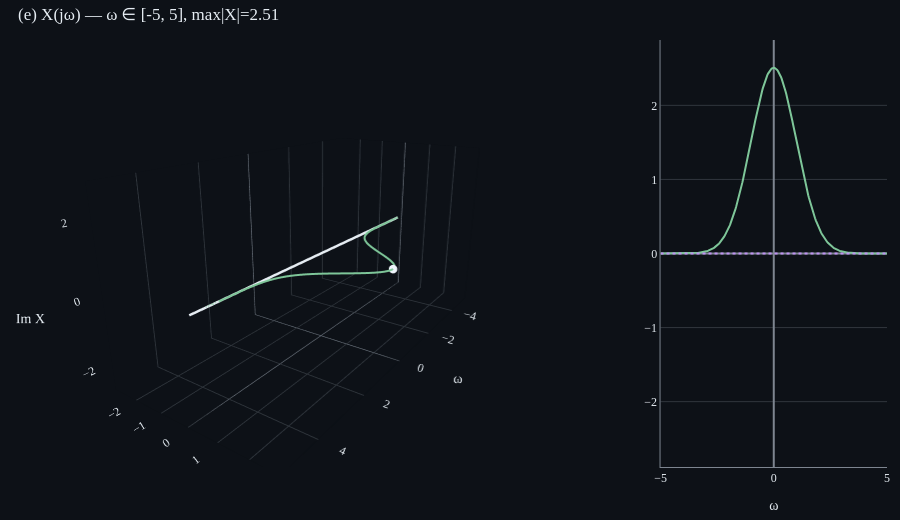

The notebook cell this image was saved under:
### Markdown cell above
### F3 — Gaussian `e^(-t²/2)` (자기쌍대)

X(jω) = √(2π)·e^(-ω²/2). X도 가우시안. 짝함수 → 실수. trail이 ω=0에서 피크.

### Code cell
sig = signals.gaussian(sigma=1.0)
an = FourierAnalyzer(sig, t_min=-8.0, t_max=8.0, n_samples=2000)
omegas, X = an.spectrum(omega_min=-5.0, omega_max=5.0, n_omega=300)

p = SpectrumPlot(view='re_im', show_inset=True)
p.show_spectrum(omegas, X)
p.figure.show()

### Figure 1 — Plotly figure (JSON) as saved in the notebook; plotly's stock layout.template omitted (floating-point values rounded to 4 significant figures; data arrays with more than 128 entries replaced by an {"elided": "..."} marker saying what was removed)
{"data": [{"line": {"color": "#e6edf3", "width": 5}, "mode": "lines", "name": "t-axis", "opacity": 1, "scene": "scene", "showlegend": false, "type": "scatter3d", "x": [-5, 5], "y": [0, 0], "z": [0, 0]}, {"line": {"color": "#7ec699", "width": 4}, "mode": "lines", "name": "X(jω)", "type": "scatter3d", "x": {"elided": "300 float values"}, "y": {"elided": "300 float values"}, "z": {"elided": "300 float values"}}, {"marker": {"color": "#f0f6fc", "size": 5}, "mode": "markers", "name": "ω=0", "type": "scatter3d", "x": [-0.01672], "y": [2.506], "z": [-3.469e-18]}, {"line": {"color": "#7ec699", "width": 2}, "mode": "lines", "name": "Re X", "type": "scatter", "x": {"elided": "300 float values"}, "xaxis": "x", "y": {"elided": "300 float values"}, "yaxis": "y"}, {"line": {"color": "#bf91f3", "dash": "dot", "width": 2}, "mode": "lines", "name": "Im X", "type": "scatter", "x": {"elided": "300 float values"}, "xaxis": "x", "y": {"elided": "300 float values"}, "yaxis": "y"}], "layout": {"font": {"color": "#e6edf3", "family": "serif", "size": 12}, "height": 520, "margin": {"b": 10, "l": 10, "r": 10, "t": 40}, "paper_bgcolor": "#0d1117", "plot_bgcolor": "#0d1117", "scene": {"aspectmode": "manual", "aspectratio": {"x": 2, "y": 1, "z": 1}, "camera": {"eye": {"x": 2.2, "y": 1.5, "z": 0.9}}, "domain": {"x": [0, 0.7], "y": [0, 1]}, "xaxis": {"backgroundcolor": "#0d1117", "color": "#e6edf3", "gridcolor": "#30363d", "showbackground": true, "title": {"text": "ω"}, "zerolinecolor": "#7d8590"}, "yaxis": {"backgroundcolor": "#0d1117", "color": "#e6edf3", "gridcolor": "#30363d", "range": [-2.882, 2.882], "showbackground": true, "title": {"text": "Re X"}, "zerolinecolor": "#7d8590"}, "zaxis": {"backgroundcolor": "#0d1117", "color": "#e6edf3", "gridcolor": "#30363d", "range": [-2.882, 2.882], "showbackground": true, "title": {"text": "Im X"}, "zerolinecolor": "#7d8590"}}, "showlegend": false, "title": {"font": {"color": "#e6edf3"}, "text": "(e) X(jω) — ω ∈ [-5, 5], max|X|=2.51", "x": 0.02, "xanchor": "left"}, "xaxis": {"anchor": "y", "color": "#e6edf3", "domain": [0.74, 1], "gridcolor": "#30363d", "linecolor": "#7d8590", "showgrid": true, "title": {"text": "ω"}, "zeroline": true, "zerolinecolor": "#7d8590"}, "yaxis": {"anchor": "x", "color": "#e6edf3", "domain": [0, 1], "gridcolor": "#30363d", "linecolor": "#7d8590", "range": [-2.882, 2.882], "showgrid": true, "title": {"text": ""}, "zeroline": true, "zerolinecolor": "#7d8590"}}}
